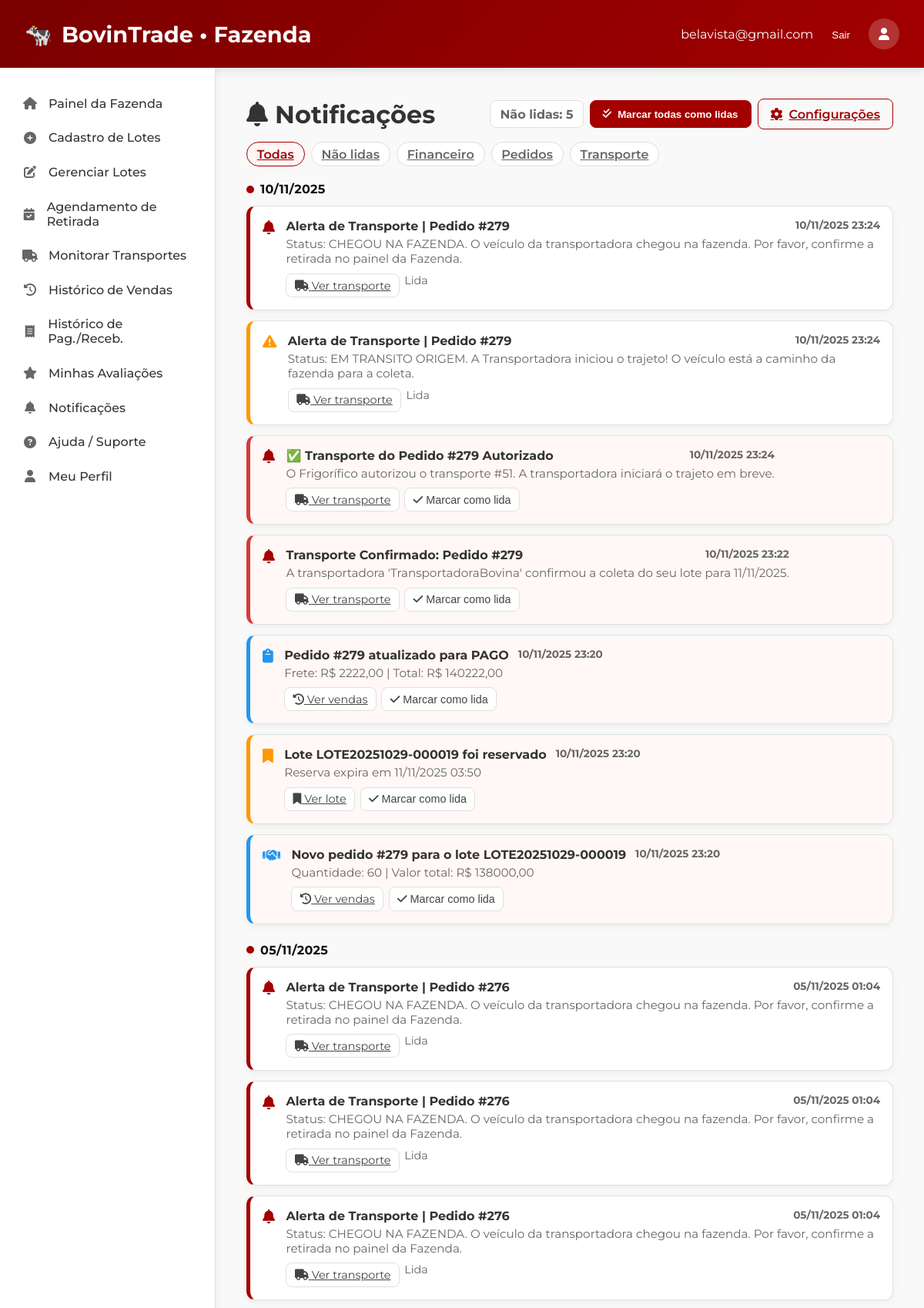
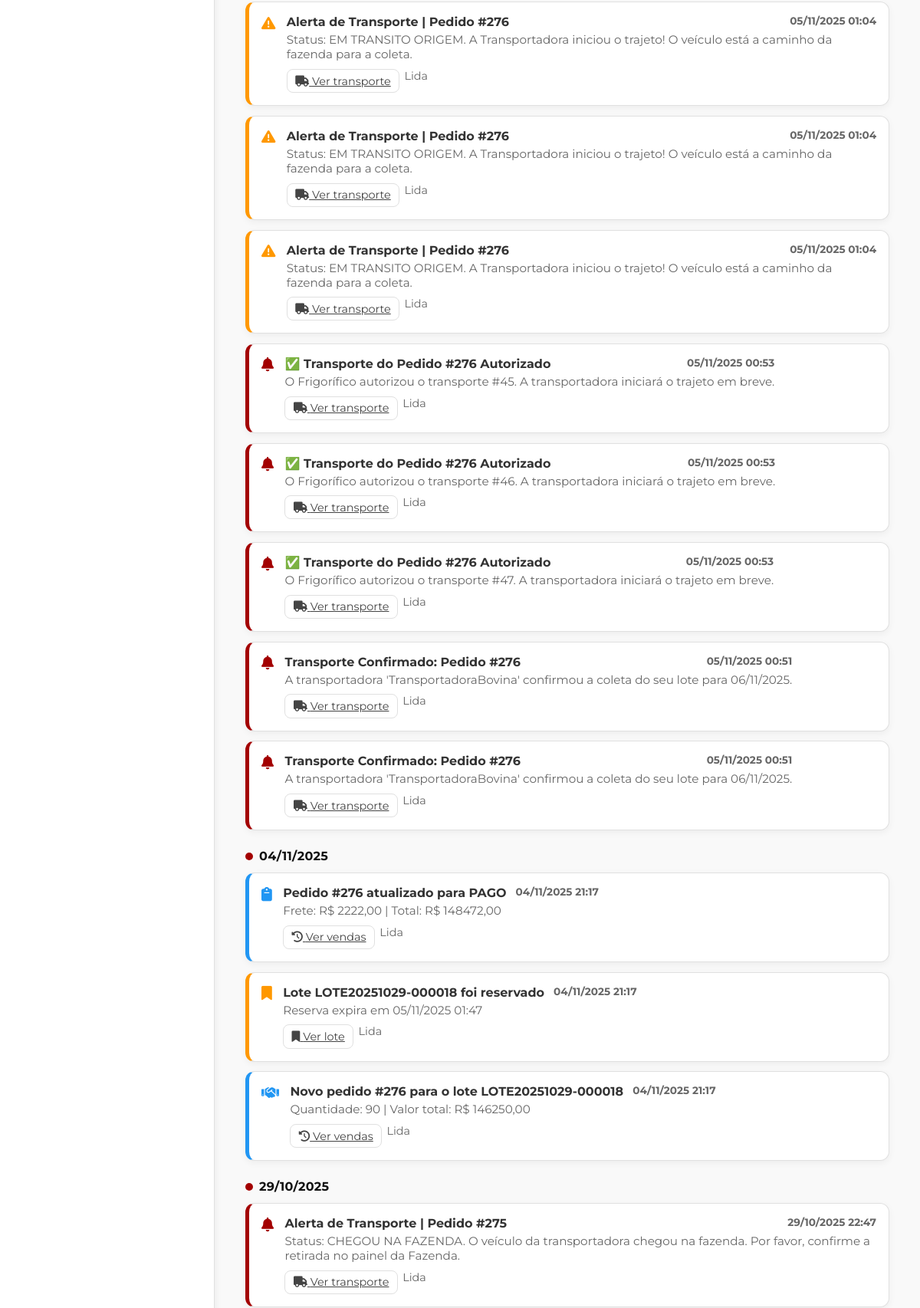
Screenshot of /notificacoes-fazenda.php (signed in, upper part) with the database file from the repository (2 pictures, top to bottom).
### tables this page shows
CREATE TABLE `notificacoes` (
  `id` bigint(20) UNSIGNED NOT NULL,
  `usuario_id` bigint(20) UNSIGNED NOT NULL,
  `tipo` varchar(64) NOT NULL,
  `titulo` varchar(160) NOT NULL,
  `mensagem` text NOT NULL,
  `dados_json` longtext DEFAULT NULL CHECK (json_valid(`dados_json`)),
  `relacionado_tabela` varchar(64) DEFAULT NULL,
  `relacionado_id` bigint(20) UNSIGNED DEFAULT NULL,
  `created_at` datetime NOT NULL DEFAULT current_timestamp(),
  `lida_em` datetime DEFAULT NULL
);

### notificacoes-fazenda.php (the view, shortened to what this page needs)
<?php
$u = $_SESSION['usuario'];
require_once 'config.php';
function e($s){ return htmlspecialchars((string)$s, ENT_QUOTES|ENT_SUBSTITUTE, 'UTF-8'); }
$uid = (int)$u['id'];
$show = $_GET['show'] ?? 'all';
$page = max(1, (int)($_GET['page'] ?? 1));
$limit = 50;
$offset = ($page-1)*$limit;
$where = "usuario_id = ?";
$params = [$uid];
$sql = "
  SELECT id, tipo, titulo, mensagem, dados_json, relacionado_tabela, relacionado_id, created_at, lida_em
  FROM notificacoes
  WHERE $where
  ORDER BY created_at DESC, id DESC
  LIMIT $limit OFFSET $offset
";
$stmt = $pdo->prepare($sql);
$stmt->execute($params);
$rows = $stmt->fetchAll(PDO::FETCH_ASSOC);
$stmtCnt = $pdo->prepare("SELECT COUNT(*) FROM notificacoes WHERE usuario_id = ? AND lida_em IS NULL");
$stmtCnt->execute([$uid]);
$unreadCount = (int)$stmtCnt->fetchColumn();
function labelDate($dt) {
  $d = substr($dt,0,10);
  $p = DateTime::createFromFormat('Y-m-d', $d);
  return $p? $p->format('d/m/Y') : e($d);
}
function typeMeta($tipo) {
  $map = [
    'PEDIDO_NOVO'        => ['fa-handshake',   'notification-info'],
    'PEDIDO_STATUS'      => ['fa-clipboard',   'notification-info'],
    'LOTE_RESERVADO'     => ['fa-bookmark',    'notification-warning'],
    'TRANSPORTE_CRIADO'  => ['fa-truck',       'notification-info'],
    'RASTREAMENTO'       => ['fa-route',       'notification-info'],
    'AGENDAMENTO_TRANSPORTE'=>['fa-calendar-check','notification-info'],
    'RETIRADA_CONFIRMADA'=> ['fa-qrcode',      ''],
    'TRANSPORTE_ALERTA'  => ['fa-exclamation-triangle','notification-warning'],
    'REPASSE_CRIADO'     => ['fa-money-bill-wave','notification-success'],
    'REPASSE_STATUS'     => ['fa-receipt',     'notification-success'],
    'PAGAMENTO_CONFIRMADO'=>['fa-check-circle','notification-success'],
    'AVALIACAO_NOVA'     => ['fa-star',        ''],
    'AVALIACAO_METRICA'  => ['fa-star-half-alt','']
  ];
  return $map[$tipo] ?? ['fa-bell',''];
}
function timeAgo($datetime) {
  $dt = new DateTime($datetime);
  $now = new DateTime();
  $diff = $now->getTimestamp() - $dt->getTimestamp();
  $mins = floor($diff/60);
  $hours = floor($mins/60);
  $days = floor($hours/24);
  return $dt->format('d/m/Y H:i');
}
$groups = [];
foreach ($rows as $r) {
  $label = labelDate($r['created_at']);
  $groups[$label][] = $r;
}
$email = htmlspecialchars($u['email'] ?? '');
?>
<!DOCTYPE html>
<html lang="pt-br">
<head>
  <link rel="stylesheet" href="https://cdnjs.cloudflare.com/ajax/libs/font-awesome/6.5.2/css/all.min.css">
</head>
<body>
<header>
         <div class="logo">
      🐄
      <span>BovinTrade • Fazenda</span>
    </div>
  <div class="user-menu">
    <span><?php echo $email; ?></span>
    <form action="logout.php" method="post" style="display:inline;">
      <button type="submit" style="background:none; border:none; color:white; cursor:pointer;">Sair</button>
    </form>
    <div class="user-avatar"><i class="fas fa-user"></i></div>
  </div>
</header>
<div class="container">
    <aside class="sidebar">
        <ul class="sidebar-menu">
            <a href="02-painel-fazenda.php" class="menu-item <?= $current_page === '02-painel-fazenda.php' ? 'active' : '' ?>">
                <i class="fas fa-home"></i><span>Painel da Fazenda</span>
            </a>
            <a href="03-cadastro-lote.php" class="menu-item <?= $current_page === '03-cadastro-lote.php' ? 'active' : '' ?>">
                <i class="fas fa-plus-circle"></i><span>Cadastro de Lotes</span>
            </a>
            <a href="gerenciar-lotes.php" class="menu-item <?= $current_page === 'gerenciar-lotes.php' ? 'active' : '' ?>">
                <i class="fas fa-edit"></i><span>Gerenciar Lotes</span>
            </a>
            <a href="agendar-transporte-f.php" class="menu-item <?= $current_page === 'agendar-retirada.php' ? 'active' : '' ?>">
                <i class="fas fa-calendar-check"></i><span>Agendamento de Retirada</span>
            </a>
              <a href="monitorar-transportes-faz.php" class="menu-item">
                <i class="fas fa-truck"></i><span>Monitorar Transportes</span>
            </a>
            <a href="05-historico-vendas.php" class="menu-item <?= $current_page === '05-historico-vendas.php' ? 'active' : '' ?>">
                <i class="fas fa-history"></i><span>Histórico de Vendas</span>
            </a>
            <a href="06-historico-pgtorec.php" class="menu-item <?= $current_page === '06-historico-pgtorec.php' ? 'active' : '' ?>">
                <i class="fas fa-receipt"></i><span>Histórico de Pag./Receb.</span>
            </a>
            <a href="minhas-avaliacoes-fazenda.php" class="menu-item <?= $current_page === 'minhas-avaliacoes-fazenda.php' ? 'active' : '' ?>">
                <i class="fas fa-star"></i><span>Minhas Avaliações</span>
            </a>
            <a href="notificacoes-fazenda.php" class="menu-item <?= $current_page === 'notificacoes-fazenda.php' ? 'active' : '' ?>">
                <i class="fas fa-bell"></i><span>Notificações</span>
            </a>
            <a href="17-ajudafz.php" class="menu-item <?= $current_page === '17-ajudafz.php' ? 'active' : '' ?>">
                <i class="fas fa-question-circle"></i><span>Ajuda / Suporte</span>
            </a>
            <a href="01-meu-perfil-fazenda.php" class="menu-item <?= $current_page === '01-meu-perfil-fazenda.php' ? 'active' : '' ?>">
                <i class="fas fa-user"></i><span>Meu Perfil</span>
            </a>
        </ul>
    </aside>
  <main class="main">
    <div class="dashboard-header">
   <h1 class="history-title"><i class="fas fa-bell"></i> Notificações</h1>
      <div class="toolbar">
        <span class="counter">Não lidas: <?= (int)$unreadCount ?></span>
        <button id="btnMarkAll" class="btn"><i class="fas fa-check-double"></i> Marcar todas como lidas</button>
        <a class="btn btn-outline" href="notificacoes-preferencias-fazenda.php"><i class="fas fa-cog"></i> Configurações</a>
      </div>
    </div>
    <div class="filters">
      <?php
        $tabs = [
          'all'       => 'Todas',
          'unread'    => 'Não lidas',
          'financeiro'=> 'Financeiro',
          'pedido'    => 'Pedidos',
          'transporte'=> 'Transporte',
        ];
        foreach ($tabs as $key=>$label):
      ?>
        <a class="pill <?= $show===$key?'active':'' ?>" href="?show=<?= e($key) ?>"><?= e($label) ?></a>
      <?php endforeach; ?>
    </div>
    <?php if (empty($rows)): ?>
      <div class="card-empty">
        <i class="fas fa-bell-slash"></i>
        <p>Sem notificações <?= $show==='unread'?'não lidas':'' ?> no momento.</p>
        <p class="hint">Os eventos novos aparecerão aqui automaticamente.</p>
      </div>
    <?php else: ?>
      <?php foreach ($groups as $dateLabel => $list): ?>
        <section class="block">
          <h3><span class="dot"></span><?= e($dateLabel) ?></h3>
          <div class="grid">
            <?php foreach ($list as $n):
              [$icon,$extraClass] = typeMeta($n['tipo']);
              $unread = empty($n['lida_em']);
              $cls = 'notification-card'.($unread?' notification-unread':'').($extraClass?(' '.$extraClass):'');
              $msg = trim((string)$n['mensagem']);
              $t   = trim((string)$n['titulo']);
              $dados = json_decode($n['dados_json'] ?: '{}', true);
            ?>
              <div class="col">
                <article class="<?= e($cls) ?>" data-id="<?= (int)$n['id'] ?>">
                  <div class="notification-icon"><i class="fas <?= e($icon) ?>"></i></div>
                  <div class="notification-content">
                    <div class="notification-title">
                      <span><?= e($t ?: 'Notificação') ?></span>
                      <span class="notification-time"><?= e(timeAgo($n['created_at'])) ?></span>
                    </div>
                    <?php if ($msg!==''): ?>
                      <p class="notification-message"><?= nl2br(e($msg)) ?></p>
                    <?php endif; ?>
                    <div class="notification-actions">
                      <?php
                        $ctaHref = '#';
                        $ctaLabel = 'Ver detalhes';
                        $ctaIcon = 'fa-arrow-right';
                        switch ($n['tipo']) {
                          case 'PEDIDO_NOVO':
                          case 'PEDIDO_STATUS':
                            $ctaHref = '05-historico-vendas.php';
                            $ctaLabel = 'Ver vendas';
                            $ctaIcon = 'fa-history';
                            break;
                          case 'LOTE_RESERVADO':
                            $loteId = (int)($dados['lote_id'] ?? 0);
                            if ($loteId > 0) {
                              $ctaHref = "gerenciar-lotes.php#lote-{$loteId}";
                              $ctaLabel = 'Ver lote';
                              $ctaIcon = 'fa-bookmark';
                            } else {
                              $ctaHref = 'gerenciar-lotes.php';
                              $ctaLabel = 'Ver lotes';
                              $ctaIcon = 'fa-edit';
                            }
                            break;
                          case 'TRANSPORTE_CRIADO':
                          case 'RASTREAMENTO':
                          case 'AGENDAMENTO_TRANSPORTE':
                          case 'RETIRADA_CONFIRMADA':
                          case 'TRANSPORTE_ALERTA':
                            $ctaHref = 'monitorar-transportes-faz.php';
                            $ctaLabel = 'Ver transporte';
                            $ctaIcon = 'fa-truck';
                            break;
                          default:
                            if (!empty($n['relacionado_tabela']) && !empty($n['relacionado_id'])) {
                              $tabela = strtolower($n['relacionado_tabela']);
                              $id = (int)$n['relacionado_id'];
                              if (strpos($tabela, 'pedido') !== false || strpos($tabela, 'venda') !== false) {
                                $ctaHref = '05-historico-vendas.php';
                                $ctaLabel = 'Ver vendas';
                                $ctaIcon = 'fa-history';
                              } elseif (strpos($tabela, 'lote') !== false) {
                                $ctaHref = "gerenciar-lotes.php" . ($id > 0 ? "#lote-{$id}" : '');
                                $ctaLabel = 'Ver lotes';
                                $ctaIcon = 'fa-edit';
                              } elseif (strpos($tabela, 'transporte') !== false) {
                                $ctaHref = 'monitorar-transportes-faz.php';
                                $ctaLabel = 'Ver transporte';
                                $ctaIcon = 'fa-truck';
                              } elseif (strpos($tabela, 'repasse') !== false || strpos($tabela, 'pagamento') !== false) {
                                $ctaHref = '06-historico-pgtorec.php';
                                $ctaLabel = 'Ver financeiro';
                                $ctaIcon = 'fa-receipt';
                              } elseif (strpos($tabela, 'avaliacao') !== false) {
                                $ctaHref = 'minhas-avaliacoes-fazenda.php';
                                $ctaLabel = 'Ver avaliações';
                                $ctaIcon = 'fa-star';
                              }
                            }
                            break;
                        }
                        echo '<a class="notification-btn" href="' . e($ctaHref) . '"><i class="fas ' . $ctaIcon . '"></i> ' . e($ctaLabel) . '</a>';
                      ?>
                      <?php if ($unread): ?>
                        <button class="notification-btn btn-mark" data-id="<?= (int)$n['id'] ?>"><i class="fas fa-check"></i> Marcar como lida</button>
                      <?php else: ?>
                        <span class="hint">Lida</span>
                      <?php endif; ?>
                    </div>
                  </div>
                </article>
              </div>
            <?php endforeach; ?>
          </div>
        </section>
      <?php endforeach; ?>
    <?php endif; ?>
  </main>
</div>
</body>
</html>

### notificacoes-fazenda.php (style rules this page uses)
:root { --primary: #a30000; --primary-light: #d43b3b; --primary-dark: #7a0000; --secondary: #f8f5f2; --text: #333333; --text-light: #666666; --background: #ffffff; --border: #e0e0e0; --success: #4caf50; --warning: #ff9800; --info: #2196f3; }
* { margin:0; padding:0; box-sizing:border-box; }
body { font-family:'Montserrat',sans-serif; background:#f9f9f9; color:var(--text); }
header { background:linear-gradient(135deg,var(--primary-dark),var(--primary)); color:white; padding:1.5rem 2rem; display:flex; justify-content:space-between; align-items:center; box-shadow:0 4px 12px rgba(0,0,0,0.1); }
.logo { font-size:1.8rem; font-weight:700; display:flex; align-items:center; gap:0.75rem; }
.user-menu { display:flex; align-items:center; gap:1.5rem; }
.user-avatar { width:40px; height:40px; border-radius:50%; background-color:rgba(255,255,255,0.2); display:flex; align-items:center; justify-content:center; }
.container { display:flex; min-height:calc(100vh - 76px); }
.sidebar { width:280px; background:var(--background); border-right:1px solid var(--border); padding:1.5rem 0; box-shadow:2px 0 8px rgba(0,0,0,0.05); }
.sidebar-menu { list-style:none; }
.menu-item { padding:0.8rem 1.5rem; display:flex; align-items:center; gap:0.75rem; color:var(--text); text-decoration:none; font-weight:500; border-left:3px solid transparent; transition:0.2s; }
.menu-item i { width:24px; text-align:center; color:var(--text-light); }
.main { flex:1; padding:2.5rem; }
.dashboard-header { display:flex; justify-content:space-between; align-items:center; margin-bottom:1rem; }
.btn { padding:.6rem 1rem; border-radius:8px; border:1px solid var(--primary); background: var(--primary); color:#fff; font-weight:600; cursor:pointer; transition:.15s; display:inline-flex; align-items:center; gap:.5rem; }
.btn-outline { background: transparent; color: var(--primary); }
.filters { display:flex; gap:.5rem; flex-wrap: wrap; margin: 1rem 0 1.25rem; }
.pill { border:1px solid var(--border); border-radius:999px; padding:.35rem .8rem; cursor:pointer; font-weight:600; color:var(--text-light); background:#fff; }
.pill.active { border-color: var(--primary); color: var(--primary); background: #fff7f6; }
.block { margin-bottom: 1.5rem; }
.block h3 { font-size:1rem; font-weight:700; color:#111; letter-spacing:.3px; margin-bottom:.75rem; display:flex; align-items:center; gap:.5rem; }
.block h3 .dot { width:10px; height:10px; background: var(--primary); border-radius:50%; display:inline-block; }
.grid { display: flex; flex-direction: column; gap: 0.8rem; }
.grid .col { width: 100%; }
.notification-card { background: #fff; border:1px solid var(--border); border-left: 5px solid var(--primary); border-radius:12px; padding:1rem; display:flex; gap:.9rem; align-items:flex-start; box-shadow: 0 3px 10px rgba(0,0,0,.05); }
.notification-unread { background: #fff8f6; border-left-color: var(--primary-light); }
.notification-warning { border-left-color: var(--warning); }
.notification-info { border-left-color: var(--info); }
.notification-icon i { font-size:1.15rem; color: var(--primary); margin-top:.15rem; }
.notification-warning .notification-icon i { color: var(--warning); }
.notification-info .notification-icon i { color: var(--info); }
.notification-title { font-weight:700; margin-bottom:.2rem; display:flex; justify-content:space-between; gap:.75rem; }
.notification-time { font-size:.85rem; color:var(--text-light); white-space:nowrap; }
.notification-message { color:var(--text-light); font-size:.95rem; margin-top:.25rem; }
.notification-actions { display:flex; gap:.4rem; flex-wrap:wrap; margin-top:.6rem; }
.notification-btn { border:1px solid var(--border); background:#fff; color:#444; font-size:.9rem; border-radius:8px; padding:.35rem .65rem; cursor:pointer; }
.toolbar { display:flex; gap:.5rem; align-items:center; flex-wrap: wrap; }
.counter { background:#fff; border:1px solid var(--border); border-radius:8px; padding:.45rem .75rem; color:var(--text-light); font-weight:700; }
.hint { color:var(--text-light); font-size:.9rem; }

### rows the page displays
notificacoes: titulo "Alerta de Transporte | Pedido #279", created_at "10/11/2025 23:24", mensagem "Status: CHEGOU NA FAZENDA. O veículo da transportadora chegou na fazenda. Por favor, confirme a retirada no painel da Fazenda.", relacionado_tabela "Ver transporte", shows "Lida"
notificacoes: titulo "Alerta de Transporte | Pedido #279", created_at "10/11/2025 23:24", mensagem "Status: EM TRANSITO ORIGEM. A Transportadora iniciou o trajeto! O veículo está a caminho da fazenda para a coleta.", tipo "Ver transporte", shows "Lida"
notificacoes: titulo "✅ Transporte do Pedido #279 Autorizado", created_at "10/11/2025 23:24", mensagem "O Frigorífico autorizou o transporte #51. A transportadora iniciará o trajeto em breve.", relacionado_tabela "Ver transporte"
notificacoes: titulo "Transporte Confirmado: Pedido #279", created_at "10/11/2025 23:22", mensagem "A transportadora 'TransportadoraBovina' confirmou a coleta do seu lote para 11/11/2025.", relacionado_tabela "Ver transporte"
notificacoes: titulo "Pedido #279 atualizado para PAGO", created_at "10/11/2025 23:20", mensagem "Frete: R$ 2222,00 | Total: R$ 140222,00", tipo "Ver vendas"
notificacoes: titulo "Lote LOTE20251029-000019 foi reservado", created_at "10/11/2025 23:20", mensagem "Reserva expira em 11/11/2025 03:50", dados_json "Ver lote"
notificacoes: titulo "Novo pedido #279 para o lote LOTE20251029-000019", created_at "10/11/2025 23:20", mensagem "Quantidade: 60 | Valor total: R$ 138000,00", tipo "Ver vendas"
notificacoes: titulo "Alerta de Transporte | Pedido #276", created_at "05/11/2025 01:04", mensagem "Status: CHEGOU NA FAZENDA. O veículo da transportadora chegou na fazenda. Por favor, confirme a retirada no painel da Fazenda.", relacionado_tabela "Ver transporte", shows "Lida"
notificacoes: titulo "Alerta de Transporte | Pedido #276", created_at "05/11/2025 01:04", mensagem "Status: CHEGOU NA FAZENDA. O veículo da transportadora chegou na fazenda. Por favor, confirme a retirada no painel da Fazenda.", relacionado_tabela "Ver transporte", shows "Lida"
notificacoes: titulo "Alerta de Transporte | Pedido #276", created_at "05/11/2025 01:04", mensagem "Status: CHEGOU NA FAZENDA. O veículo da transportadora chegou na fazenda. Por favor, confirme a retirada no painel da Fazenda.", relacionado_tabela "Ver transporte", shows "Lida"
notificacoes: titulo "Alerta de Transporte | Pedido #276", created_at "05/11/2025 01:04", mensagem "Status: EM TRANSITO ORIGEM. A Transportadora iniciou o trajeto! O veículo está a caminho da fazenda para a coleta.", tipo "Ver transporte", shows "Lida"
notificacoes: titulo "Alerta de Transporte | Pedido #276", created_at "05/11/2025 01:04", mensagem "Status: EM TRANSITO ORIGEM. A Transportadora iniciou o trajeto! O veículo está a caminho da fazenda para a coleta.", tipo "Ver transporte", shows "Lida"
notificacoes: titulo "Alerta de Transporte | Pedido #276", created_at "05/11/2025 01:04", mensagem "Status: EM TRANSITO ORIGEM. A Transportadora iniciou o trajeto! O veículo está a caminho da fazenda para a coleta.", tipo "Ver transporte", shows "Lida"
notificacoes: titulo "✅ Transporte do Pedido #276 Autorizado", created_at "05/11/2025 00:53", mensagem "O Frigorífico autorizou o transporte #45. A transportadora iniciará o trajeto em breve.", relacionado_tabela "Ver transporte", shows "Lida"
notificacoes: titulo "✅ Transporte do Pedido #276 Autorizado", created_at "05/11/2025 00:53", mensagem "O Frigorífico autorizou o transporte #46. A transportadora iniciará o trajeto em breve.", relacionado_tabela "Ver transporte", shows "Lida"
notificacoes: titulo "✅ Transporte do Pedido #276 Autorizado", created_at "05/11/2025 00:53", mensagem "O Frigorífico autorizou o transporte #47. A transportadora iniciará o trajeto em breve.", relacionado_tabela "Ver transporte", shows "Lida"
notificacoes: titulo "Transporte Confirmado: Pedido #276", created_at "05/11/2025 00:51", mensagem "A transportadora 'TransportadoraBovina' confirmou a coleta do seu lote para 06/11/2025.", relacionado_tabela "Ver transporte", shows "Lida"
notificacoes: titulo "Transporte Confirmado: Pedido #276", created_at "05/11/2025 00:51", mensagem "A transportadora 'TransportadoraBovina' confirmou a coleta do seu lote para 06/11/2025.", relacionado_tabela "Ver transporte", shows "Lida"
notificacoes: titulo "Pedido #276 atualizado para PAGO", created_at "04/11/2025 21:17", mensagem "Frete: R$ 2222,00 | Total: R$ 148472,00", tipo "Ver vendas", shows "Lida"
notificacoes: titulo "Lote LOTE20251029-000018 foi reservado", created_at "04/11/2025 21:17", mensagem "Reserva expira em 05/11/2025 01:47", dados_json "Ver lote", shows "Lida"
notificacoes: titulo "Novo pedido #276 para o lote LOTE20251029-000018", created_at "04/11/2025 21:17", mensagem "Quantidade: 90 | Valor total: R$ 146250,00", tipo "Ver vendas", shows "Lida"
notificacoes: titulo "Alerta de Transporte | Pedido #275", created_at "29/10/2025 22:47", mensagem "Status: CHEGOU NA FAZENDA. O veículo da transportadora chegou na fazenda. Por favor, confirme a retirada no painel da Fazenda.", relacionado_tabela "Ver transporte", shows "Lida"

### other values shown
$email "belavista@gmail.com"
$unreadCount "5"
$label "Todas"
$label "Não lidas"
$label "Financeiro"
$label "Pedidos"
$label "Transporte"
$dateLabel "10/11/2025"
$dateLabel "05/11/2025"
$dateLabel "04/11/2025"
$dateLabel "29/10/2025"
